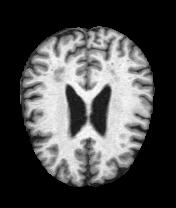
%> input picture IMAGE DATABASE/DATASET/MildDemented/mildDem_ (122).jpg, 176 x 208 px
$ octave --eval "result = EvaluateFeatures_Grayscale(imread('DATASET/MildDemented/mildDem_ (122).jpg'));"   (GNU Octave 9; MATLAB toolbox functions it lacks are replaced by stand-ins)
%> lines starting %> are read from the running program, lines starting %| are printed output that depends on the picture; in (x1, y1, x2, y2) boxes, pixels count from 0 and x2, y2 are one past the last pixel; in counts of white or black regions, pixels touching at a corner belong together; the program's own positions count from 1
% Function to call and evaluate features
function [feat_disease seg_img] =  EvaluateFeatures_Grayscale(I)

% % Color Image Segmentation
% % Use of K Means clustering for segmentation
% % Convert Image from RGB Color Space to L*a*b* Color Space
% % The L*a*b* space consists of a luminosity layer 'L*', chromaticity-layer 'a*' and 'b*'.
% % All of the color information is in the 'a*' and 'b*' layers.
% cform = makecform('srgb2lab');
% % Apply the colorform
% lab_he = applycform(I,cform);
%
% % Classify the colors in a*b* colorspace using K means clustering.
% % Since the image has 3 colors create 3 clusters.
% % Measure the distance using Euclidean Distance Metric.
% ab = double(lab_he(:,:,2:3));
% nrows = size(ab,1);
% ncols = size(ab,2);
% ab = reshape(ab,nrows*ncols,2);
nColors = 3;
nrows=size(I,1);
%> nrows = 208
ncols=size(I,2);
%> ncols = 176
ab=double(I(:));
% ab = reshape(ab,nrows*ncols,2);
ab=double(I(:));

[cluster_idx cluster_center] = kmeans(ab,nColors,'distance','sqEuclidean', ...
                                      'Replicates',3);
%> cluster_center = [123.1; 4.35; 214.3]
%[cluster_idx cluster_center] = kmeans(ab,nColors,'distance','sqEuclidean','Replicates',3);
% Label every pixel in tha image using results from K means
pixel_labels = reshape(cluster_idx,nrows,ncols);
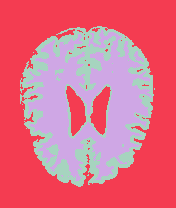
%> pixel_labels: size 208x176 double; 3 distinct labels, from 1 to 3; one colour per label, 0 black
%figure,imshow(pixel_labels,[]), title('Image Labeled by Cluster Index');

% Create a blank cell array to store the results of clustering
segmented_images = cell(1,3);
% Create RGB label using pixel_labels
rgb_label = repmat(pixel_labels,[1,1,3]);
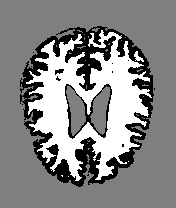
%> rgb_label: size 208x176x3 double; min 1, max 3, mean 2.07; drawn with min black and max white

for k = 1:nColors
    colors (:,:,1)= I;
      colors (:,:,2)= I;
        colors (:,:,3)= I;
    colors(rgb_label ~= k) = 0;
    segmented_images{k} = colors;
end
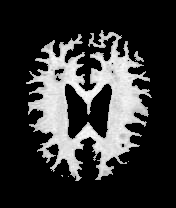
%> colors: size 208x176x3 uint8; min 0, max 255, mean 50.8
%> after the loop, segmented_images = 3 items


figure, subplot(2,4,1);imshow(I);title('Original Image');
subplot(2,4,2);imshow(segmented_images{1});title('Cluster 1');
%> after `imshow(segmented_images{1})`:
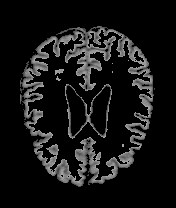
%> displayed picture: size 208x176x3, on the screen's scale of 0 to 255; min 0, max 168, mean 21.1
subplot(2,4,3);imshow(segmented_images{2});title('Cluster 2');
%> after `imshow(segmented_images{2})`:
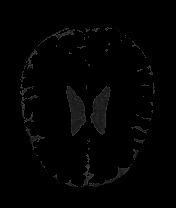
%> displayed picture: size 208x176x3, on the screen's scale of 0 to 255; min 0, max 63, mean 2.6
subplot(2,4,4);imshow(segmented_images{3});title('Cluster 3');
% subplot(2,4,5);imshow(segmented_images{4});title('Cluster 4');
% subplot(2,4,6);imshow(segmented_images{5});title('Cluster 5');


% Feature Extraction
x = inputdlg('Enter the cluster no. containing the disease affected brain part only:');
%> the answer given: 3
i = str2double(x);
% Extract the features from the segmented image
seg_img = segmented_images{i};

% Convert to grayscale if image is RGB
if ndims(seg_img) == 3
   img = rgb2gray(seg_img);
end
%figure, imshow(img); title('Gray Scale Image');

% Evaluate the disease affected area
black = im2bw(seg_img,graythresh(seg_img));
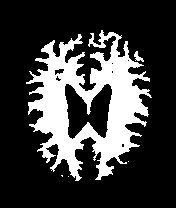
%> black: size 208x176 logical; 23.7% white; 5 white regions (3 under 20 px), largest, box (x1, y1, x2, y2) and area: (26, 30, 152, 181) 8617, (134, 51, 144, 62) 50
%figure, imshow(black);title('Black & White Image');
m = size(seg_img,1);
%> m = 208
n = size(seg_img,2);
%> n = 176

zero_image = zeros(m,n);
%G = imoverlay(zero_image,seg_img,[1 0 0]);

cc = bwconncomp(seg_img,6); %finds the 6-conneced components in the image
%> cc = 8 connected components
diseasedata = regionprops(cc,'basic'); % here basic refers to basic properties of an image
%> diseasedata = 8 regions; Area and Centroid: 25845 [89 104.3 2], 147 [138.7 57.7 2], 9 [62.7 176.3 2], 3 [52 171 2], 3 [69 177 2], 3 [122 36 2], 3 [129 162 2], 3 [136 61 2]
%stats = regionprops(CC,properties) measures a set of properties for each connected component (object) in CC,
%which is a structure returned by bwconncomp.

A1 = diseasedata.Area;
%> A1 = 25845
%> (the run ends here)

$ run again, on IMAGE DATABASE/DATASET/MildDemented/mildDem_ (143).jpg
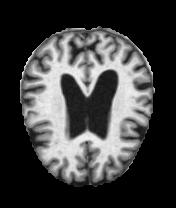
%> input picture IMAGE DATABASE/DATASET/MildDemented/mildDem_ (143).jpg, 176 x 208 px
%> cluster_center = [5.56; 115; 207.6]
%> pixel_labels: size 208x176 double; 3 distinct labels, from 1 to 3
%> after the loop in EvaluateFeatures_Grayscale, `for k = 1:nColors`:
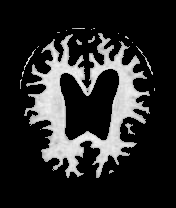
%> colors: size 208x176x3 uint8; min 0, max 255, mean 40
%> after the loop in EvaluateFeatures_Grayscale, `for k = 1:nColors`: segmented_images = 3 items
%> in EvaluateFeatures_Grayscale, `black = im2bw(seg_img,graythresh(seg_img));`:
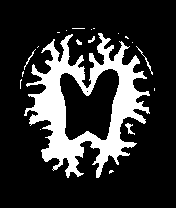
%> black: size 208x176 logical; 19.3% white; 20 white regions (14 under 20 px), largest, box (x1, y1, x2, y2) and area: (24, 33, 150, 178) 6816, (125, 123, 135, 135) 48, (136, 46, 153, 75) 47, (24, 49, 36, 70) 32, (88, 36, 95, 43) 24, (76, 39, 82, 45) 22
%> cc = 36 connected components
%> diseasedata = 36 regions; largest, Area and Centroid: 20433 [86.2 106 2], 144 [130.1 129 2], 78 [148.7 64.6 2], 72 [30.5 58.5 2], 72 [92.3 40.5 2]
%> A1 = 33

$ run again, on IMAGE DATABASE/DATASET/MildDemented/mildDem_ (147).jpg
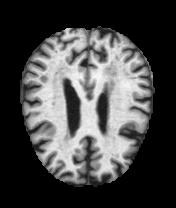
%> input picture IMAGE DATABASE/DATASET/MildDemented/mildDem_ (147).jpg, 176 x 208 px
%> cluster_center = [111.7; 4.05; 203.8]
%> pixel_labels: size 208x176 double; 3 distinct labels, from 1 to 3
%> after the loop in EvaluateFeatures_Grayscale, `for k = 1:nColors`:
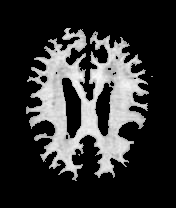
%> colors: size 208x176x3 uint8; min 0, max 253, mean 49.5
%> after the loop in EvaluateFeatures_Grayscale, `for k = 1:nColors`: segmented_images = 3 items
%> in EvaluateFeatures_Grayscale, `black = im2bw(seg_img,graythresh(seg_img));`:
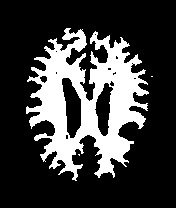
%> black: size 208x176 logical; 24.3% white; 3 white regions (2 under 20 px), largest, box (x1, y1, x2, y2) and area: (26, 28, 149, 181) 8885
%> cc = 6 connected components
%> diseasedata = 6 regions; Area and Centroid: 26646 [88.2 102.2 2], 9 [79.7 155.3 2], 6 [152.5 77 2], 3 [46 162 2], 3 [83 30 2], 3 [96 156 2]
%> A1 = 26646

$ run again, on IMAGE DATABASE/DATASET/MildDemented/mildDem_ (180).jpg
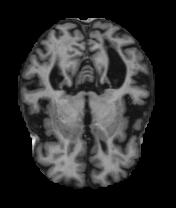
%> input picture IMAGE DATABASE/DATASET/MildDemented/mildDem_ (180).jpg, 176 x 208 px
%> cluster_center = [3.87; 129.4; 67.12]
%> pixel_labels: size 208x176 double; 3 distinct labels, from 1 to 3
%> after the loop in EvaluateFeatures_Grayscale, `for k = 1:nColors`:
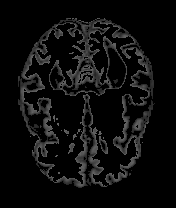
%> colors: size 208x176x3 uint8; min 0, max 98, mean 12.5
%> after the loop in EvaluateFeatures_Grayscale, `for k = 1:nColors`: segmented_images = 3 items
%> in EvaluateFeatures_Grayscale, `black = im2bw(seg_img,graythresh(seg_img));`:
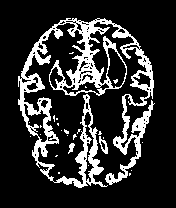
%> black: size 208x176 logical; 18.6% white; 26 white regions (23 under 20 px), largest, box (x1, y1, x2, y2) and area: (18, 18, 155, 188) 6574, (99, 136, 108, 154) 73, (68, 143, 75, 154) 41
%> cc = 38 connected components
%> diseasedata = 38 regions; largest, Area and Centroid: 16473 [87.2 88.6 2], 3207 [86.9 155.1 2], 219 [104.3 146.2 2], 123 [72 148.2 2], 48 [67 132.3 2]
%> A1 = 16473
